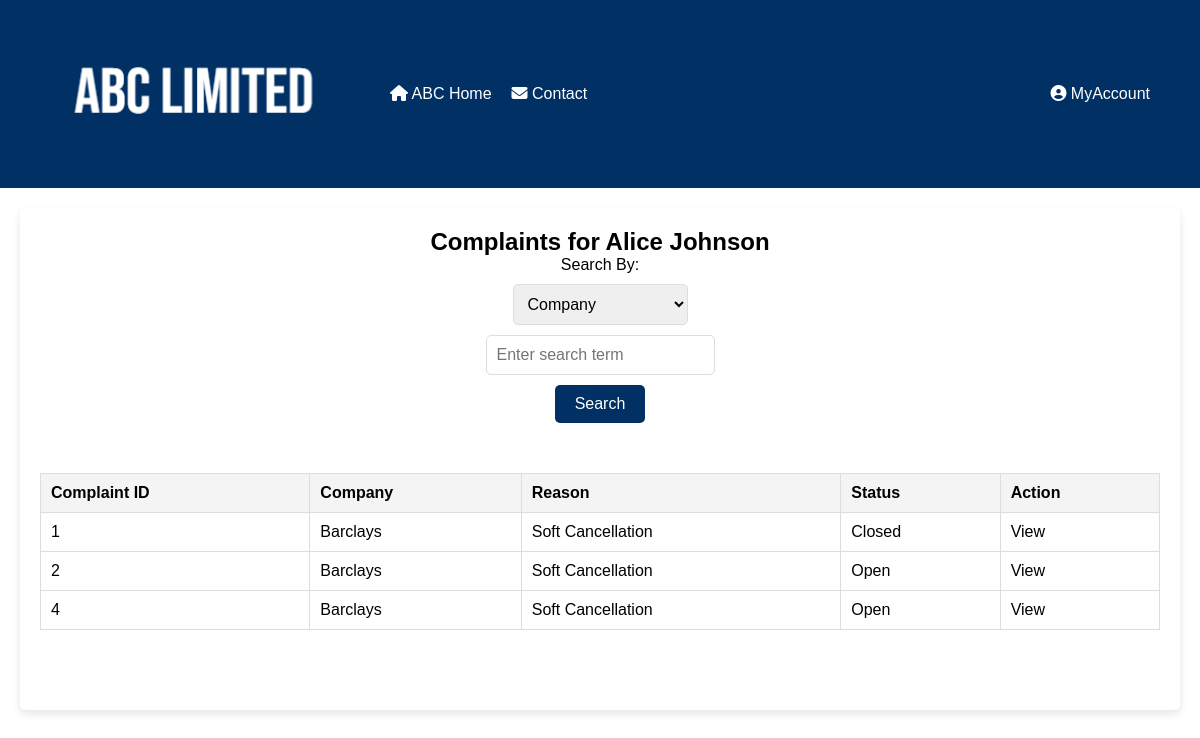
The app's page /php/ViewCustomerComplaint.php?cid=1, older data.
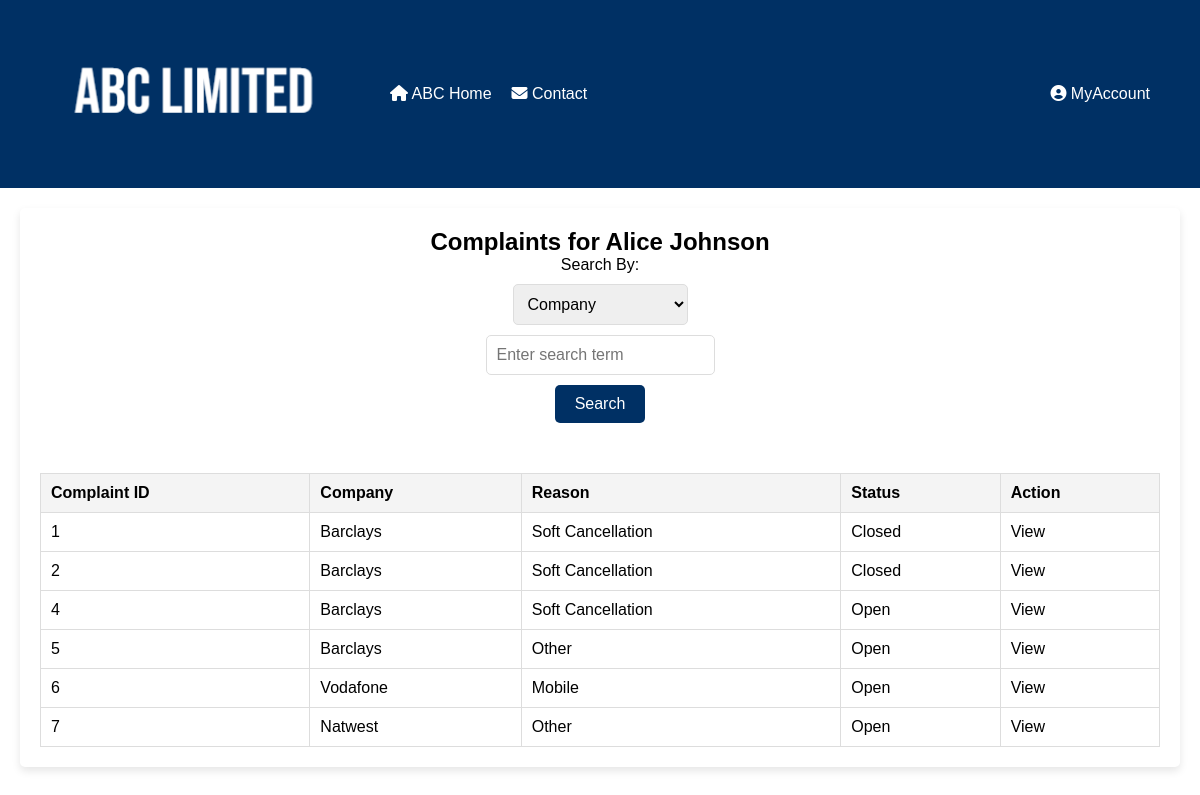
The same page, newer data.
### tables this page shows
CREATE TABLE "customers" (
	"customerID"	INTEGER,
	"name"	TEXT NOT NULL,
	"email"	TEXT NOT NULL CHECK("email" LIKE '%_@_%._%'),
	"password"	TEXT NOT NULL,
	PRIMARY KEY("customerID" AUTOINCREMENT)
);

CREATE TABLE "complaints" (
	"complaintID"	INTEGER,
	"userID"	INT NOT NULL,
	"companyID" INT NOT NULL,
	"reasonID"	INT NOT NULL,
	"description"	TEXT NOT NULL,
	"status"	INT NOT NULL CHECK("status" IN (0, 1)),
	"created"	TEXT CHECK("created" GLOB '????-??-?? ??:??:??'),
	"closed"	TEXT CHECK(("status" = 1 AND "closed" IS NULL) OR ("status" = 0 AND "closed" GLOB '????-??-?? ??:??:??')),
	"customerID"	INTEGER,
	PRIMARY KEY("complaintID" AUTOINCREMENT),
	FOREIGN KEY("customerID") REFERENCES "customers"("customerID") ON UPDATE CASCADE ON DELETE CASCADE,
	FOREIGN KEY("reasonID") REFERENCES "reasons"("reasonID") ON UPDATE CASCADE ON DELETE CASCADE,
	FOREIGN KEY("userID") REFERENCES "users"("userID") ON UPDATE CASCADE ON DELETE CASCADE,
	FOREIGN KEY("companyID") REFERENCES "company" ("companyID") ON UPDATE CASCADE ON DELETE CASCADE
);

CREATE TABLE "company" (
	"companyID"	INTEGER,
	"companyName"	TEXT NOT NULL,
	PRIMARY KEY("companyID" AUTOINCREMENT)
);

CREATE TABLE "reasons" (
	"reasonID"	INTEGER,
	"reason"	TEXT NOT NULL UNIQUE,
	PRIMARY KEY("reasonID")
);

### php/ViewCustomerComplaint.php (the view, shortened to what this page needs)
<?php
function getCustomerCases($customerID, $searchBy = '', $searchTerm = '', $page = 1, $casesPerPage = 10, $sortBy = '', $sortOrder = 'ASC') {
    $db = new SQLite3('../data/ABC_DBA.db');
    $sql = "SELECT c.*,
               co.companyName AS company_name,
               r.reason AS reason_name,
               cu.name AS customer_name,
               u.fname || ' ' || u.lname AS user_name,
               CASE WHEN c.status = 1 THEN 'Open' ELSE 'Closed' END AS status_text
            FROM complaints c
            LEFT JOIN reasons r ON c.reasonID = r.reasonID
            LEFT JOIN company co ON c.companyID = co.companyID
            LEFT JOIN customers cu ON c.customerID = cu.customerID
            LEFT JOIN users u ON c.userID = u.userID
            WHERE c.customerID = :customerID";
    $whereClause = ' AND ';
    if (!empty($searchBy) && !empty($searchTerm)) {
        if ($searchBy == 'user_name') {
            $whereClause .= "(u.fname || ' ' || u.lname) LIKE :searchTerm";
        } elseif ($searchBy == 'company_name') {
            $whereClause .= "co.companyName LIKE :searchTerm";
        } else {
            $whereClause .= "$searchBy LIKE :searchTerm";
        }
    } else {
        $whereClause = '';
    }
    $orderBy = '';
    $countSql = "SELECT COUNT(*) as total FROM ($sql $whereClause)";
    $countStmt = $db->prepare($countSql);
    $countStmt->bindValue(':customerID', $customerID, SQLITE3_INTEGER);
    $countResult = $countStmt->execute();
    $totalCases = $countResult->fetchArray(SQLITE3_ASSOC)['total'];
    $totalPages = ceil($totalCases / $casesPerPage);
    $page = max(1, min($page, $totalPages));
    $offset = ($page - 1) * $casesPerPage;
    $sql .= $whereClause . $orderBy . " LIMIT :limit OFFSET :offset";
    $stmt = $db->prepare($sql);
    $stmt->bindValue(':customerID', $customerID, SQLITE3_INTEGER);
    $stmt->bindValue(':limit', $casesPerPage, SQLITE3_INTEGER);
    $stmt->bindValue(':offset', $offset, SQLITE3_INTEGER);
    $result = $stmt->execute();
    $arrayResult = [];
    while ($row = $result->fetchArray(SQLITE3_ASSOC)) {
        $arrayResult[] = $row;
    }
    return [
        'cases' => $arrayResult,
        'totalCases' => $totalCases,
        'totalPages' => $totalPages,
        'currentPage' => $page
    ];
}
function getCustomerInfo($customerID) {
    $db = new SQLite3('../data/ABC_DBA.db');
    $stmt = $db->prepare("SELECT * FROM customers WHERE customerID = :customerID");
    $stmt->bindValue(':customerID', $customerID, SQLITE3_INTEGER);
    $result = $stmt->execute();
    $customerData = $result->fetchArray(SQLITE3_ASSOC);
    return $customerData;
}
$customerID = isset($_GET['cid']) ? (int)$_GET['cid'] : null;
$customerInfo = getCustomerInfo($customerID);
$searchBy = isset($_GET['searchBy']) ? $_GET['searchBy'] : 'company_name';
$searchTerm = isset($_GET['searchTerm']) ? $_GET['searchTerm'] : '';
$page = isset($_GET['page']) ? (int)$_GET['page'] : 1;
$sortBy = isset($_GET['sortBy']) ? $_GET['sortBy'] : '';
$sortOrder = isset($_GET['sortOrder']) ? $_GET['sortOrder'] : 'ASC';
$result = getCustomerCases($customerID, $searchBy, $searchTerm, $page, 10, $sortBy, $sortOrder);
$cases = $result['cases'];
?>
<!DOCTYPE html>
<html lang="en">
<head>
    <link rel="stylesheet" href="../css/ViewAllComplaints.css">
    <link rel="stylesheet" href="https://cdnjs.cloudflare.com/ajax/libs/font-awesome/6.2.1/css/all.min.css"/>
</head>
<body>
<header>
    <a href="Homepage.php"><img class="logo" src="../abc.png" alt="ABC Logo"></a>
    <nav>
        <ul class="left-menu">
            <li><a href="Homepage.php"><i class="fa-solid fa-house"></i> ABC Home</a></li>
            <li><a href="../html/Contact.html"><i class="fa-solid fa-envelope"></i> Contact</a></li>
        </ul>
        <ul class="right-menu">
            <li class="dropdown">
                <a href="javascript:void(0)" class="dropbtn"><i class="fa-solid fa-circle-user"></i> MyAccount</a>
            </li>
        </ul>
    </nav>
</header>
<main>
    <h2>Complaints for <?php echo htmlspecialchars($customerInfo['name']); ?></h2>
    <form method="GET" action="" id="searchForm">
        <label for="searchBy">Search By:</label>
        <select name="searchBy" id="searchBy">
            <option value="company_name" <?php echo ($searchBy == 'company_name') ? 'selected' : ''; ?>>Company</option>
        </select>
        <div class="dropdown2">
            <input type="text" name="searchTerm" id="searchTerm"
                   value="<?php echo htmlspecialchars($searchTerm); ?>"
                   placeholder="Enter search term"
                   onfocus="showDropdown()"
                   onkeyup="filterFunction()">
        </div>
        <button type="submit">Search</button>
    </form>
    <table id="casesTable">
        <thead>
            <tr>
                <th><a href="?cid=<?php echo $customerID; ?>&searchBy=<?php echo urlencode($searchBy); ?>&searchTerm=<?php echo urlencode($searchTerm); ?>&sortBy=complaintID&sortOrder=<?php echo ($sortBy == 'complaintID' && $sortOrder == 'ASC') ? 'DESC' : 'ASC'; ?>">Complaint ID </a></th>
                <th><a href="?cid=<?php echo $customerID; ?>&searchBy=<?php echo urlencode($searchBy); ?>&searchTerm=<?php echo urlencode($searchTerm); ?>&sortBy=company_name&sortOrder=<?php echo ($sortBy == 'company_name' && $sortOrder == 'ASC') ? 'DESC' : 'ASC'; ?>">Company </a></th>
                <th><a href="?cid=<?php echo $customerID; ?>&searchBy=<?php echo urlencode($searchBy); ?>&searchTerm=<?php echo urlencode($searchTerm); ?>&sortBy=reason_name&sortOrder=<?php echo ($sortBy == 'reason_name' && $sortOrder == 'ASC') ? 'DESC' : 'ASC'; ?>">Reason </a></th>
                <th><a href="?cid=<?php echo $customerID; ?>&searchBy=<?php echo urlencode($searchBy); ?>&searchTerm=<?php echo urlencode($searchTerm); ?>&sortBy=status_text&sortOrder=<?php echo ($sortBy == 'status_text' && $sortOrder == 'ASC') ? 'DESC' : 'ASC'; ?>">Status </a></th>
                <th>Action</th>
            </tr>
        </thead>
        <tbody>
        <?php foreach ($cases as $case) : ?>
            <tr>
                <td><?php echo $case['complaintID']; ?></td>
                <td><?php echo $case['company_name']; ?></td>
                <td><?php echo $case['reason_name']; ?></td>
                <td><?php echo $case['status_text']; ?></td>
                <td>
                    <a href="ViewComplaint.php?uid=<?php echo $case['complaintID']; ?>">View</a>
                </td>
            </tr>
        <?php endforeach; ?>
        </tbody>
    </table>
</main>
</body>
</html>

### css/ViewAllComplaints.css (style rules this page uses)
* { margin: 0; padding: 0; box-sizing: border-box; font-family: Arial, Helvetica, sans-serif; }
header { background-color: #003064; color: #ffffff; display: flex; align-items: center; padding: 50px; }
img.logo { width: 300px; margin-right: 20px; }
nav { display: flex; justify-content: space-between; width: 100%; }
nav ul.left-menu { flex-grow: 1; }
nav ul.right-menu { justify-content: flex-end; }
.dropdown { position: relative; display: inline-block; }
nav ul { list-style: none; display: flex; align-items: center; margin: 0; padding: 0; }
nav ul li { margin-left: 20px; }
nav ul li a { color: #ffffff; text-decoration: none; }
html, body { height: 100%; margin: 0; display: flex; flex-direction: column; }
main { flex-grow: 1; background-color: #ffffff; padding: 20px; margin: 20px; margin-bottom: 90px; border-radius: 5px; display: flex; flex-direction: column; align-items: center; box-shadow: 0 4px 8px rgba(0, 0, 0, 0.1); text-decoration: none; }
form { display: flex; flex-direction: column; align-items: center; margin-bottom: 20px; }
a { text-decoration: none; color: inherit; }
form label, form select, form input, form button { margin-bottom: 10px; }
form input, form select { padding: 10px; border: 1px solid #ddd; border-radius: 5px; font-size: 16px; outline: none; }
form button { background-color: #003064; color: white; padding: 10px 20px; font-size: 16px; border: none; border-radius: 5px; cursor: pointer; }
table { width: 100%; border-collapse: collapse; margin-top: 20px; }
table, th, td { border: 1px solid #ddd; }
th, td { padding: 10px; text-align: left; }
th { background-color: #f4f4f4; }
.dropdown2 { position: relative; display: inline-block; }
header a { color: white; text-decoration: none; }

Row changes from the older to the newer data that the page shows:
changed complaints id 2: status_text "Open" → "Closed"
added complaints: complaintID "5", companyID.companyName "Barclays", reasonID.reason "Other", status_text "Open"
added complaints: complaintID "6", companyID.companyName "Vodafone", reasonID.reason "Mobile", status_text "Open"
added complaints: complaintID "7", companyID.companyName "Natwest", reasonID.reason "Other", status_text "Open"
